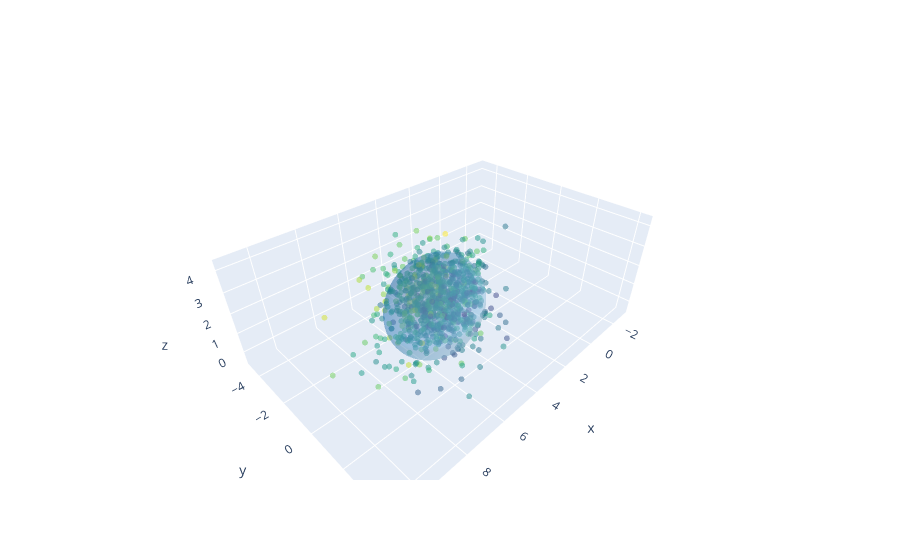

The notebook cell saved with this chart:
### Code cell
# --- 2. Plot Ellipsoid Surface ---
fig.add_trace(go.Surface(
    x=x_ell, y=y_ell, z=z_ell,
    opacity=0.3,
    colorscale='Blues',
    showscale=False,
    name=f'{SIGMA}-Sigma Ellipsoid'
))

fig.show()

### Figure 1 — Plotly figure (JSON) as saved in the notebook; plotly's stock layout.template omitted (floating-point values rounded to 4 significant figures; data arrays with more than 128 entries replaced by an {"elided": "..."} marker saying what was removed)
{"data": [{"marker": {"color": {"elided": "1000 float values"}, "colorscale": [[0, "#440154"], [0.1111, "#482878"], [0.2222, "#3e4989"], [0.3333, "#31688e"], [0.4444, "#26828e"], [0.5556, "#1f9e89"], [0.6667, "#35b779"], [0.7778, "#6ece58"], [0.8889, "#b5de2b"], [1, "#fde725"]], "opacity": 0.5, "size": 2}, "mode": "markers", "name": "Data Points", "type": "scatter3d", "x": {"elided": "1000 float values"}, "y": {"elided": "1000 float values"}, "z": {"elided": "1000 float values"}}, {"colorscale": [[0, "rgb(247,251,255)"], [0.125, "rgb(222,235,247)"], [0.25, "rgb(198,219,239)"], [0.375, "rgb(158,202,225)"], [0.5, "rgb(107,174,214)"], [0.625, "rgb(66,146,198)"], [0.75, "rgb(33,113,181)"], [0.875, "rgb(8,81,156)"], [1, "rgb(8,48,107)"]], "name": "2.0-Sigma Ellipsoid", "opacity": 0.3, "showscale": false, "type": "surface", "x": {"elided": "100x100 float values"}, "y": {"elided": "100x100 float values"}, "z": {"elided": "100x100 float values"}}], "layout": {}}
